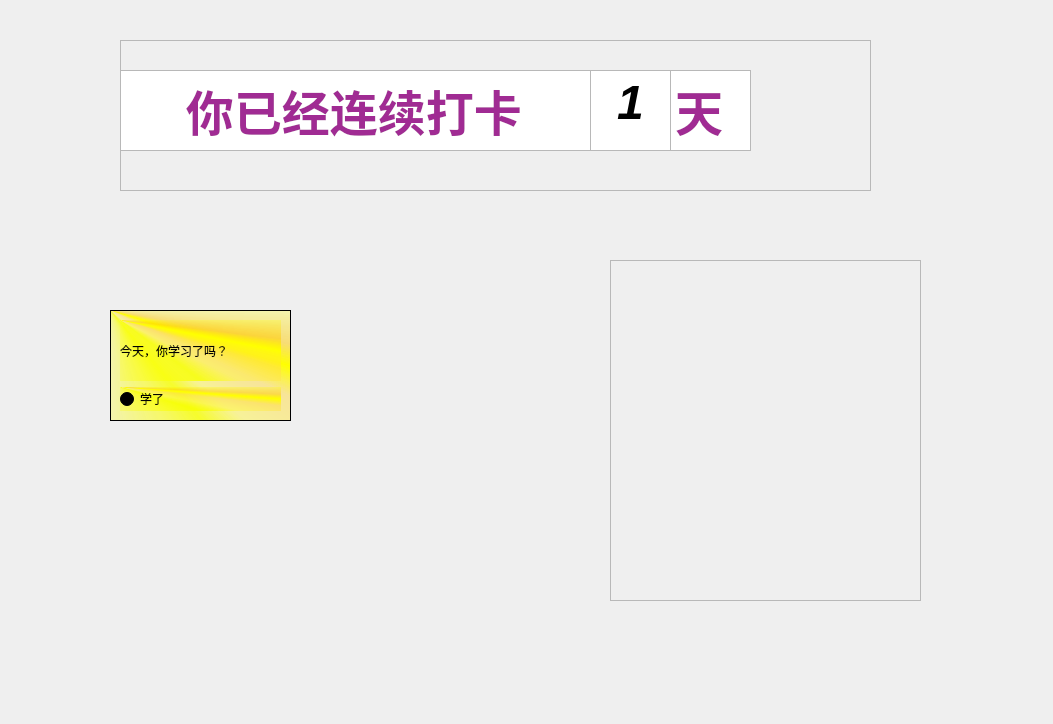
<?xml version="1.0" encoding="UTF-8"?>
<ui version="4.0">
 <class>PointWindow</class>
 <widget class="QMainWindow" name="PointWindow">
  <property name="geometry">
   <rect>
    <x>0</x>
    <y>0</y>
    <width>1053</width>
    <height>724</height>
   </rect>
  </property>
  <property name="windowTitle">
   <string>MainWindow</string>
  </property>
  <property name="styleSheet">
   <string notr="true"/>
  </property>
  <widget class="QWidget" name="centralwidget">
   <property name="styleSheet">
    <string notr="true"/>
   </property>
   <widget class="QFrame" name="frame">
    <property name="geometry">
     <rect>
      <x>110</x>
      <y>310</y>
      <width>181</width>
      <height>111</height>
     </rect>
    </property>
    <property name="styleSheet">
     <string notr="true">background-color: qconicalgradient(cx:0, cy:0, angle:135, stop:0 rgba(255, 255, 0, 69), stop:0.375 rgba(255, 255, 0, 69), stop:0.423533 rgba(251, 255, 0, 145), stop:0.45 rgba(247, 255, 0, 208), stop:0.477581 rgba(255, 244, 71, 130), stop:0.518717 rgba(255, 218, 71, 130), stop:0.55 rgba(255, 255, 0, 255), stop:0.57754 rgba(255, 203, 0, 130), stop:0.625 rgba(255, 255, 0, 69), stop:1 rgba(255, 255, 0, 69));</string>
    </property>
    <property name="frameShape">
     <enum>QFrame::StyledPanel</enum>
    </property>
    <property name="frameShadow">
     <enum>QFrame::Raised</enum>
    </property>
    <layout class="QVBoxLayout" name="verticalLayout">
     <item>
      <widget class="QLabel" name="label">
       <property name="styleSheet">
        <string notr="true">background-color: qconicalgradient(cx:0, cy:0, angle:135, stop:0 rgba(255, 255, 0, 69), stop:0.375 rgba(255, 255, 0, 69), stop:0.423533 rgba(251, 255, 0, 145), stop:0.45 rgba(247, 255, 0, 208), stop:0.477581 rgba(255, 244, 71, 130), stop:0.518717 rgba(255, 218, 71, 130), stop:0.55 rgba(255, 255, 0, 255), stop:0.57754 rgba(255, 203, 0, 130), stop:0.625 rgba(255, 255, 0, 69), stop:1 rgba(255, 255, 0, 69));</string>
       </property>
       <property name="text">
        <string>今天，你学习了吗？</string>
       </property>
      </widget>
     </item>
     <item>
      <widget class="QRadioButton" name="radioButton">
       <property name="styleSheet">
        <string notr="true">background-color: qconicalgradient(cx:0, cy:0, angle:135, stop:0 rgba(255, 255, 0, 69), stop:0.375 rgba(255, 255, 0, 69), stop:0.423533 rgba(251, 255, 0, 145), stop:0.45 rgba(247, 255, 0, 208), stop:0.477581 rgba(255, 244, 71, 130), stop:0.518717 rgba(255, 218, 71, 130), stop:0.55 rgba(255, 255, 0, 255), stop:0.57754 rgba(255, 203, 0, 130), stop:0.625 rgba(255, 255, 0, 69), stop:1 rgba(255, 255, 0, 69));</string>
       </property>
       <property name="text">
        <string>学了</string>
       </property>
      </widget>
     </item>
    </layout>
   </widget>
   <widget class="QFrame" name="frame_2">
    <property name="geometry">
     <rect>
      <x>610</x>
      <y>260</y>
      <width>311</width>
      <height>341</height>
     </rect>
    </property>
    <property name="styleSheet">
     <string notr="true">border-image: url(:/Saved Pictures/ice.jpg);</string>
    </property>
    <property name="frameShape">
     <enum>QFrame::StyledPanel</enum>
    </property>
    <property name="frameShadow">
     <enum>QFrame::Raised</enum>
    </property>
   </widget>
   <widget class="QFrame" name="frame_3">
    <property name="geometry">
     <rect>
      <x>120</x>
      <y>40</y>
      <width>751</width>
      <height>151</height>
     </rect>
    </property>
    <property name="frameShape">
     <enum>QFrame::StyledPanel</enum>
    </property>
    <property name="frameShadow">
     <enum>QFrame::Raised</enum>
    </property>
    <widget class="QTextBrowser" name="textBrowser">
     <property name="geometry">
      <rect>
       <x>0</x>
       <y>30</y>
       <width>471</width>
       <height>81</height>
      </rect>
     </property>
     <property name="html">
      <string>&lt;!DOCTYPE HTML PUBLIC &quot;-//W3C//DTD HTML 4.0//EN&quot; &quot;http://www.w3.org/TR/REC-html40/strict.dtd&quot;&gt;
&lt;html&gt;&lt;head&gt;&lt;meta name=&quot;qrichtext&quot; content=&quot;1&quot; /&gt;&lt;style type=&quot;text/css&quot;&gt;
p, li { white-space: pre-wrap; }
&lt;/style&gt;&lt;/head&gt;&lt;body style=&quot; font-family:'SimSun'; font-size:9pt; font-weight:400; font-style:normal;&quot;&gt;
&lt;p align=&quot;center&quot; style=&quot; margin-top:12px; margin-bottom:12px; margin-left:0px; margin-right:0px; -qt-block-indent:0; text-indent:0px;&quot;&gt;&lt;span style=&quot; font-size:36pt; font-weight:600; color:#a02b93;&quot;&gt;你已经连续打卡&lt;/span&gt; &lt;/p&gt;&lt;/body&gt;&lt;/html&gt;</string>
     </property>
    </widget>
    <widget class="QTextBrowser" name="textBrowser_3">
     <property name="geometry">
      <rect>
       <x>470</x>
       <y>30</y>
       <width>81</width>
       <height>81</height>
      </rect>
     </property>
     <property name="html">
      <string>&lt;!DOCTYPE HTML PUBLIC &quot;-//W3C//DTD HTML 4.0//EN&quot; &quot;http://www.w3.org/TR/REC-html40/strict.dtd&quot;&gt;
&lt;html&gt;&lt;head&gt;&lt;meta name=&quot;qrichtext&quot; content=&quot;1&quot; /&gt;&lt;style type=&quot;text/css&quot;&gt;
p, li { white-space: pre-wrap; }
&lt;/style&gt;&lt;/head&gt;&lt;body style=&quot; font-family:'SimSun'; font-size:9pt; font-weight:400; font-style:normal;&quot;&gt;
&lt;p align=&quot;center&quot; style=&quot; margin-top:0px; margin-bottom:0px; margin-left:0px; margin-right:0px; -qt-block-indent:0; text-indent:0px;&quot;&gt;&lt;span style=&quot; font-size:36pt; font-weight:600; font-style:italic;&quot;&gt;1&lt;/span&gt;&lt;/p&gt;&lt;/body&gt;&lt;/html&gt;</string>
     </property>
    </widget>
    <widget class="QTextBrowser" name="textBrowser_2">
     <property name="geometry">
      <rect>
       <x>550</x>
       <y>30</y>
       <width>81</width>
       <height>81</height>
      </rect>
     </property>
     <property name="html">
      <string>&lt;!DOCTYPE HTML PUBLIC &quot;-//W3C//DTD HTML 4.0//EN&quot; &quot;http://www.w3.org/TR/REC-html40/strict.dtd&quot;&gt;
&lt;html&gt;&lt;head&gt;&lt;meta name=&quot;qrichtext&quot; content=&quot;1&quot; /&gt;&lt;style type=&quot;text/css&quot;&gt;
p, li { white-space: pre-wrap; }
&lt;/style&gt;&lt;/head&gt;&lt;body style=&quot; font-family:'SimSun'; font-size:9pt; font-weight:400; font-style:normal;&quot;&gt;
&lt;p style=&quot; margin-top:12px; margin-bottom:12px; margin-left:0px; margin-right:0px; -qt-block-indent:0; text-indent:0px;&quot;&gt;&lt;span style=&quot; font-size:36pt; font-weight:600; color:#a02b93;&quot;&gt;天&lt;/span&gt; &lt;/p&gt;&lt;/body&gt;&lt;/html&gt;</string>
     </property>
    </widget>
   </widget>
  </widget>
 </widget>
 <resources/>
 <connections/>
</ui>
